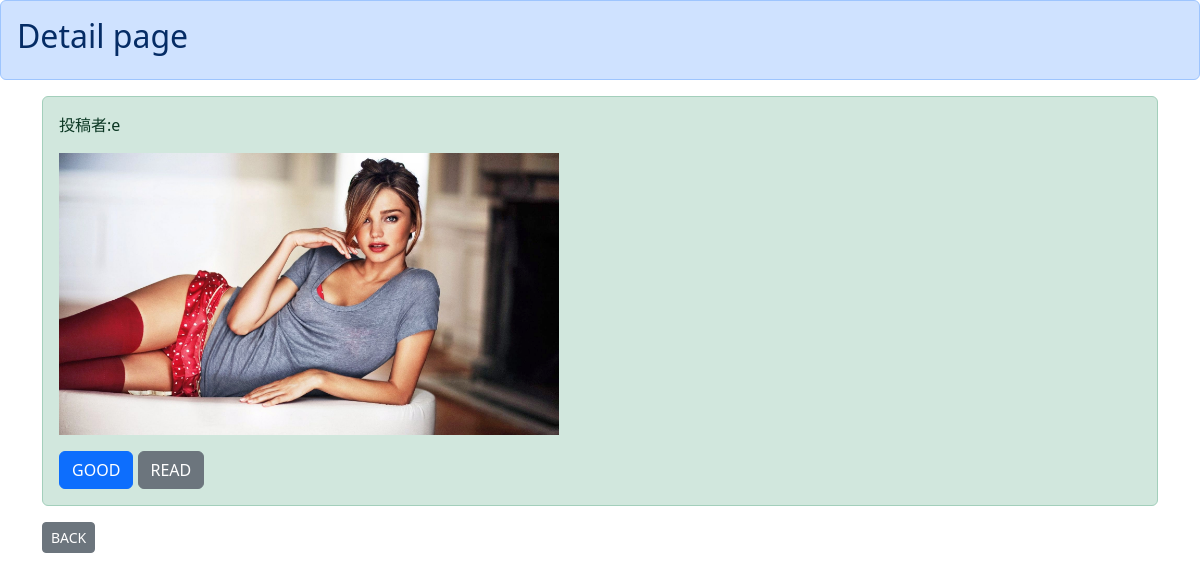
Screenshot of /detail/1 (signed in) with the database file from the repository.
### boardapp/models.py (models this page shows)
class BoardModel(models.Model):
    title = models.CharField(max_length=100)
    content = models.TextField()
    author = models.CharField(max_length=50)
    sns_image = models.ImageField(upload_to='')#どこに保存するのか指定する引数必要
    good = models.IntegerField(null=True, blank=True, default=1)
    read = models.IntegerField(null=True, blank=True, default=1)#既読の数を数える
    readtext = models.TextField(null=True, blank=True, default='a')#既読を押した人の情報を記録

### boardapp/views.py (the view)
# urls.py: path('detail/<int:pk>', detailfunc, name = 'detail'),
def detailfunc(request, pk):#urlsのpk
    object = get_object_or_404(BoardModel, pk=pk)#右側のpkがurlsに行く
    return render(request, 'detail.html', {'object':object})

### templates/detail.html (shortened to what this page needs)
{% extends 'base.html' %}
{% block header %}
<div class="alert alert-primary" role="alert">
   <h2>Detail page</h2>
  </div>
{% endblock header %}
{% block content %}
{% if user.is_authenticated %}<!trueかFalseで返ってくる。Trueは下記実行>
<div class='container'>
    <div class="alert alert-success" role="alert">
        <p>投稿者:{{ object.author }}</p>
        <p><img src = "{{ object.sns_image.url }}"width=500></p>
        <a href="{% url 'good' object.pk %}" class="btn btn-primary " role="button" aria-disabled="true">GOOD</a>
        <a href="{% url 'read' object.pk %}" class="btn btn-secondary " role="button" aria-disabled="true">READ</a>
    </div>
    <div class="mt-2">
        <a href="{% url 'list' %}" class="btn btn-sm btn-secondary">BACK</a>
      </div>
</div>
{% else %}<!Falseの場合>
<p>Please login: <a href="{% url 'login' %}">HERE</a></p>
{% endif %}
{% endblock content %}

### rows the page displays
BoardModel: author "e", sns_image (picture)
